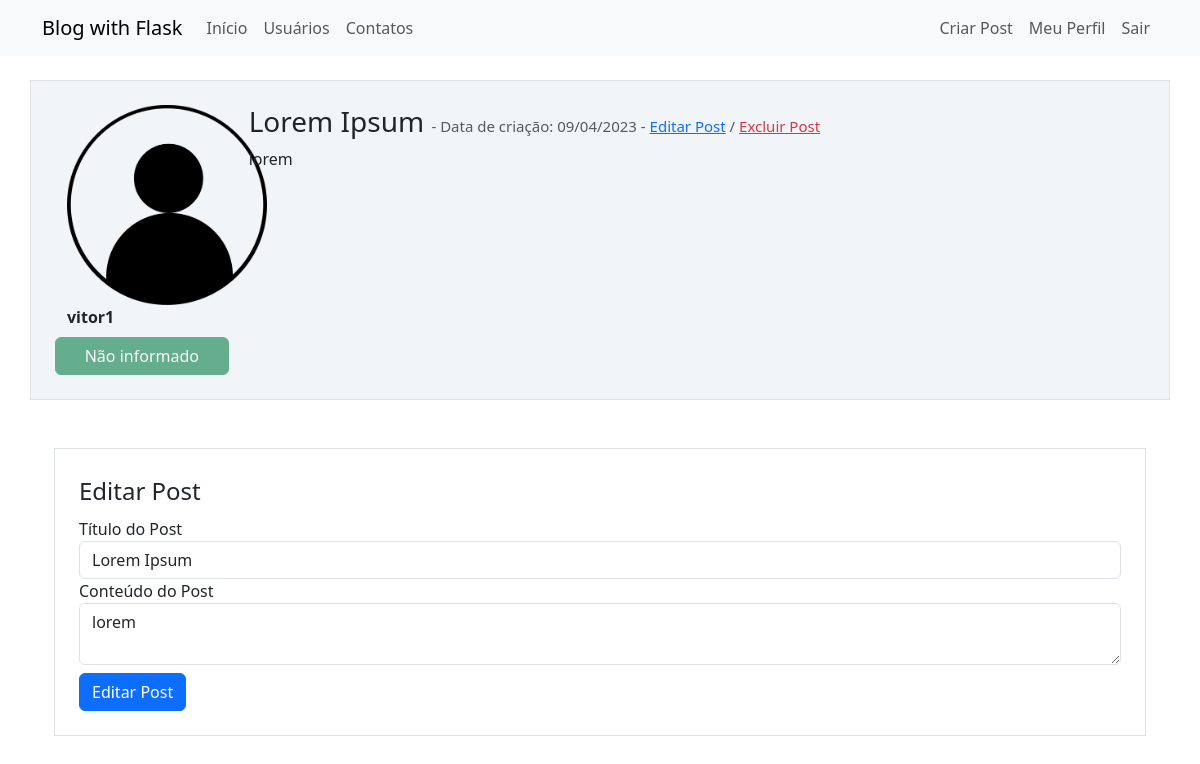
/post/1 (signed in), run on the app's committed database.
### webblog/models.py (models this page shows)
class Usuario(database.Model, UserMixin):
    id = database.Column(database.Integer, primary_key=True)
    username = database.Column(database.String, nullable=False)  # campo não pode ser vazio, preenchimento obrigatório
    email = database.Column(database.String, nullable=False, unique=True)  # campo deve ser único
    senha = database.Column(database.String, nullable=False)
    cursos = database.Column(database.String, nullable=False, default='Não informado')
    foto_perfil = database.Column(database.String, nullable=False, default='default.jpg')
    posts = database.relationship('Post', backref='autor', lazy=True)

class Post(database.Model):
    id = database.Column(database.Integer, primary_key=True)
    titulo = database.Column(database.String, nullable=False)
    corpo = database.Column(database.Text, nullable=False)  # informando ao BD que será um texto ao invés de String
    data_criacao = database.Column(database.DateTime, nullable=False, default=datetime.utcnow)
    id_usuario = database.Column(database.Integer, database.ForeignKey('usuario.id'), nullable=False)

### webblog/routes.py (the view)
@app.route('/post/<post_id>', methods=['GET', 'POST'])
@login_required
def exibir_post(post_id):
    post = Post.query.get(post_id)  # retornando o post que tem o id igual ao post_id (get pega pela chave primária)
    if current_user == post.autor:
        form = FormEditarPost()
        if request.method == "GET":
            form.titulo.data = post.titulo
            form.corpo.data = post.corpo
        elif form.validate_on_submit() and 'botao_submit' in request.form:
            post.titulo = form.titulo.data
            post.corpo = form.corpo.data
            database.session.commit()
            flash(f'Post editado com sucesso!', 'alert-success')
            return redirect(url_for('home'))
    else:
        form = None  # temos que colocar o None para não haver erro na passagem de parâmetros se o usuário não for autor
    return render_template('post.html', post=post, form=form)

### webblog/forms.py
class FormEditarPost(FlaskForm):
    titulo = StringField('Título do Post', validators=[DataRequired(), Length(2, 140)])
    corpo = TextAreaField('Conteúdo do Post', validators=[DataRequired()])
    botao_submit = SubmitField('Editar Post')

### webblog/models.py (called while the page is built)
@login_manager.user_loader  # decorator para informar ao login manager que a função abaixo retorna o ID de usuario
def load_usuario(id_usuario):  # função para validação de usuário durante o login
    return Usuario.query.get(int(id_usuario))  # somente retornando a validação de ID do usuário, retornando o usuário

### webblog/templates/post.html (shortened to what this page needs)
{% extends 'base.html' %}
{% block body %}
<div class="container mt-3">
        <div class="row border mt-4 p-4 meupost" >
            <div class="col col-2">
                <div class="image pe-2">
                    <img src="{{  url_for('static', filename='fotos_perfil/{}'.format(post.autor.foto_perfil)) }}" class="rounded" width="200" >
                    <br>
                    <strong>{{ post.autor.username }}</strong>
                    <div class="row justify-content-center">
                        {% for curso in post.autor.cursos.split(';') %}
                            <button type="button" class="btn btn-success mt-2" disabled>{{ curso }}</button>
                        {% endfor %}
                    </div>
                </div>
            </div>
            <div class="col col-9">
                <h3>{{ post.titulo }}
                    <small class="text-muted" style="font-size:15px">
                        -   Data de criação: {{ post.data_criacao.strftime('%d/%m/%Y') }}
                        {% if form %}
                            - <a href="#form_editarpost">Editar Post</a> /
                            <a href="" data-bs-toggle="modal" data-bs-target="#ExcluirPost" class="text-danger">Excluir Post</a>
                        {% endif %}
                    </small>
                </h3>
                <p>{{ post.corpo }}</p>
                <br>
            </div>
        </div>
        {% if form %}
            <div class="container mt-5">
            <form method="POST" action="" id="form_editarpost" class="border p-4 mt-2">
                <legend>Editar Post</legend>
                <fieldset>
                    <div class="form-group">
                        {{ form.titulo.label(class="form-control-label") }}
                        {% if form.titulo.errors %}
                            {{ form.titulo(class="form-control is-invalid") }}
                            <div class="invalid-feedback">
                                {% for erro in form.titulo.errors %}
                                    {{ erro }}
                                {% endfor %}
                            </div>
                        {% else %}
                            {{ form.titulo(class="form-control") }}
                        {% endif %}
                    </div>
                    <div class="form-group">
                        {{ form.corpo.label(class="form-control-label") }}
                        {% if form.corpo.errors %}
                            {{ form.corpo(class="form-control is-invalid") }}
                            <div class="invalid-feedback">
                                {% for erro in form.corpo.errors %}
                                    {{ erro }}
                                {% endfor %}
                            </div>
                        {% else %}
                            {{ form.corpo(class="form-control") }}
                        {% endif %}
                    </div>
                </fieldset>
                {{ form.botao_submit(class="btn btn-primary mt-2") }}
            </form>
            </div>
        {% endif %}
</div>
{% endblock %}

### webblog/static/main.css (style rules this page uses)
.meupost { background: #f2f5f8 }

### data on the page
Usuario: foto_perfil (placeholder picture), autor.username "vitor1", cursos "Não informado"
Post: titulo "Lorem Ipsum", data_criacao "09/04/2023", corpo "lorem"
